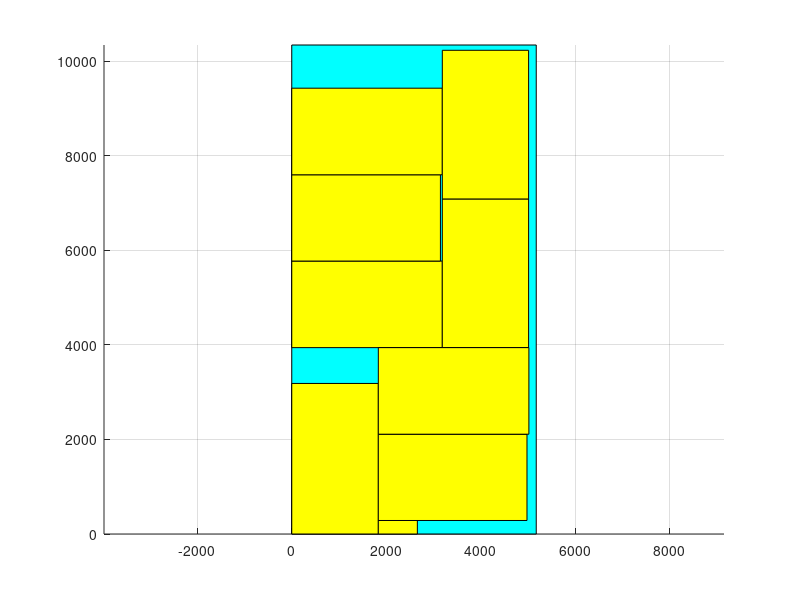

MATLAB code to generate this figure:
axis equal;
hold on;
grid on;
block_x=[0 0 5174 5174 0];
block_y=[0 10348 10348 0 0];
fill(block_x, block_y, 'c');
block_x=[0 0 1832 1832 0];
block_y=[0 3186 3186 0 0];
fill(block_x, block_y, 'y');
block_x=[1832 1832 2658 2658 1832];
block_y=[0 286 286 0 0];
fill(block_x, block_y, 'y');
block_x=[0 0 3186 3186 0];
block_y=[3944 5776 5776 3944 3944];
fill(block_x, block_y, 'y');
block_x=[1832 1832 4978 4978 1832];
block_y=[286 2112 2112 286 286];
fill(block_x, block_y, 'y');
block_x=[3186 3186 5012 5012 3186];
block_y=[3944 7090 7090 3944 3944];
fill(block_x, block_y, 'y');
block_x=[0 0 3146 3146 0];
block_y=[5776 7602 7602 5776 5776];
fill(block_x, block_y, 'y');
block_x=[1832 1832 5018 5018 1832];
block_y=[2112 3944 3944 2112 2112];
fill(block_x, block_y, 'y');
block_x=[0 0 3186 3186 0];
block_y=[7602 9434 9434 7602 7602];
fill(block_x, block_y, 'y');
block_x=[3186 3186 5012 5012 3186];
block_y=[7090 10236 10236 7090 7090];
fill(block_x, block_y, 'y');
